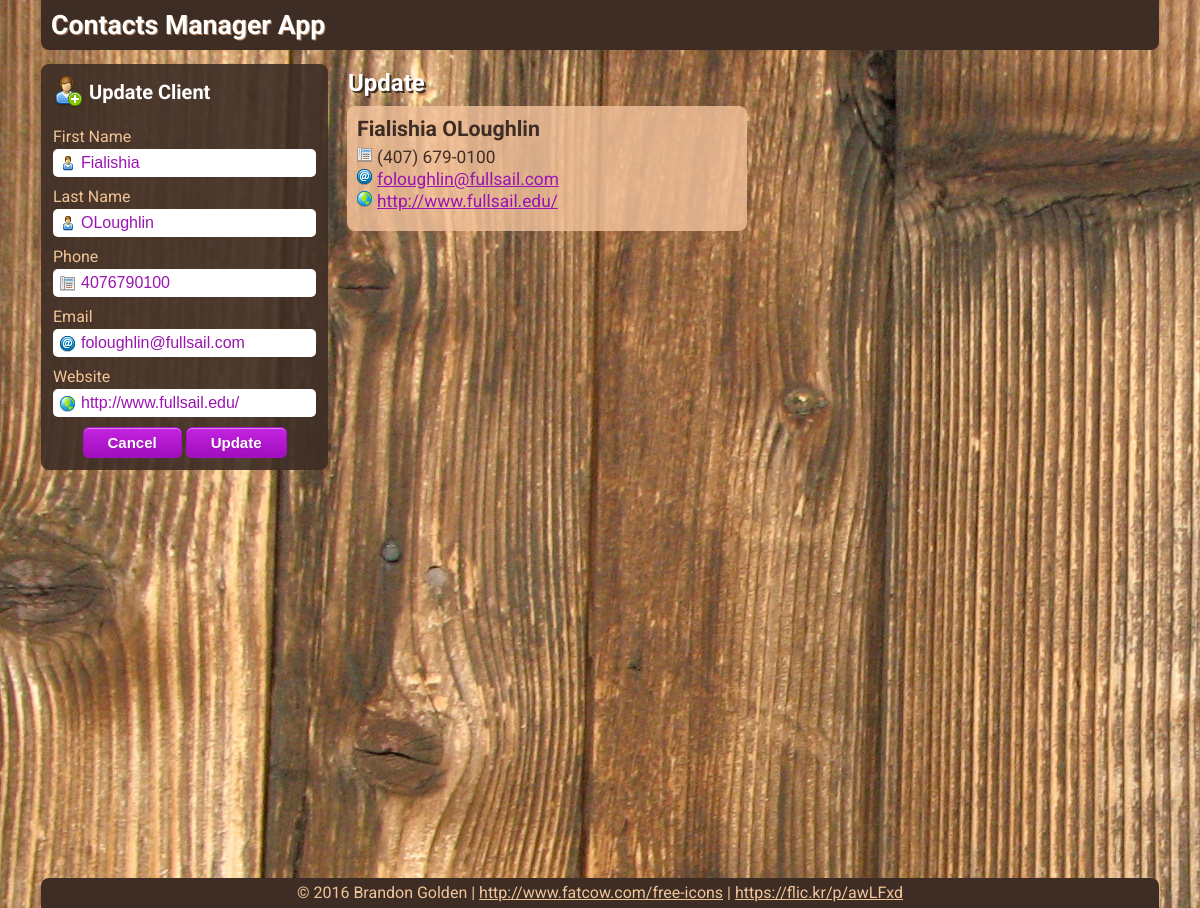
Page /ContactsManagerApp/UpdateClients.php?id=61 on the committed database.
### tables this page shows
CREATE TABLE `clients` (
  `id` int(11) unsigned NOT NULL AUTO_INCREMENT,
  `firstname` varchar(255) DEFAULT NULL,
  `lastname` varchar(255) DEFAULT NULL,
  `phone` varchar(255) DEFAULT NULL,
  `email` varchar(255) DEFAULT NULL,
  `website` varchar(255) DEFAULT NULL,
  PRIMARY KEY (`id`)
);

### ContactsManagerApp/UpdateClients.php (the view, shortened to what this page needs)
<?php
	if ($_SERVER['REQUEST_METHOD'] == 'POST') {
		$clientid = $_POST['clientid'];
		$firstname = $_POST['firstname'];
		$lastname = $_POST['lastname'];
		$phone = $_POST['phone'];
		$email = $_POST['email'];
		$website = $_POST['website'];
		$validationSuccessful = true;
		if (filter_var($email, FILTER_VALIDATE_EMAIL) === false) {
			$validationSuccessful = false;
		}
		if (filter_var($website, FILTER_VALIDATE_URL) === false) {
			$validationSuccessful = false;
		}
		$phone = preg_replace('/[^0-9]/', '', $_POST['phone']);
		if((strlen($phone) === 10) === false) {
		    $validationSuccessful = false;
		}
		if ($validationSuccessful === false) {
			$_SESSION["message"] = "Update not successful";
		}
		if ($validationSuccessful === true) {
			$user = "root";
			$pass = "root";
			$dbh = new PDO('mysql:host=localhost;dbname=ssl;port=8889', $user, $pass);
			$stmt = $dbh->prepare("
			UPDATE clients
	  	 	SET
	  	 	firstname = :firstname,
	       	lastname = :lastname,
	       	phone = :phone,
	       	email = :email,
	       	website = :website
	 		WHERE
	 		id = :clientid;
	 		");
	 		$stmt->bindParam(':clientid', $clientid);
			$stmt->bindParam(':firstname', $firstname);
			$stmt->bindParam(':lastname', $lastname);
			$stmt->bindParam(':phone', $phone);
			$stmt->bindParam(':email', $email);
			$stmt->bindParam(':website', $website);
			$stmt->execute();
			$_SESSION["message"] = "Update Successful";
			header('Location: index.php');
		} else {
			$_SESSION["message"] = "Update Not Successful";
		}
	} else {
		$user = "root";
		$pass = "root";
		$dbh = new PDO('mysql:host=localhost;dbname=ssl;port=8889', $user, $pass);
		$clientid = $_GET['id'];
		$stmt = $dbh->prepare('SELECT id, firstname, lastname, phone, email, website FROM clients WHERE id = :clientid;');
		$stmt->bindParam(':clientid', $clientid);
		$stmt->execute();
		$result = $stmt->fetchall(PDO::FETCH_ASSOC);
		foreach ($result as $row) {
			$firstname = $row['firstname'];
			$lastname = $row['lastname'];
			$phone = $row['phone'];
			$email = $row['email'];
			$website = $row['website'];
		}
	}
?>
<!DOCTYPE html>
<html>
<head>
	<link rel="stylesheet" href="css/main.css">
</head>
<body>
	<div id="container">
	<h1>Contacts Manager App</h1>
	<form action="UpdateClients.php" method="POST">
		<h3>Update Client</h3>
		<label for="firstname">First Name</label><br>
		<input type="text" name="firstname" value="<?php echo $firstname; ?>" required><br>
		<label for="lastname">Last Name</label><br>
		<input type="text" name="lastname" value="<?php echo $lastname; ?>" required><br>
		<label for="phone">Phone</label><br>
		<input type="text" name="phone" value="<?php echo $phone; ?>" required><br>
		<label for="email">Email</label><br>
		<input type="text" name="email" value="<?php echo $email; ?>" required><br>
		<label for="website">Website</label><br>
		<input type="text" name="website" value="<?php echo $website; ?>" required><br>
		<div class="formButtons">
			<a href="index.php" class="myButton">Cancel</a>
			<input type="submit" value="Update" class="myButton">
		</div>
	</form>
	<div id="contactsContainer">
	<h2>Update</h2>
	<div class="contact">
		<div class="contactName"><?php echo $firstname . ' ' . $lastname; ?></div>
		<div class="contactPhone"><?php echo  "(".substr($phone, 0, 3).") ".substr($phone, 3, 3)."-".substr($phone,6) ; ?></div>
		<div class="contactEmail"><a href="mailto:<?php echo $email; ?>"><?php echo $email; ?></a></div>
		<div class="contactWebsite"><a href="<?php echo $website; ?>"><?php echo $website; ?></a></div>
	</div>
	</div>
	<div id="footer">&copy; 2016 Brandon Golden | <a href="http://www.fatcow.com/free-icons">http://www.fatcow.com/free-icons</a> | <a href="https://flic.kr/p/awLFxd">https://flic.kr/p/awLFxd</a></div>
	</div>
</body>
</html>

### ContactsManagerApp/css/main.css (style rules this page uses)
body { background: url("../img/background.jpg"); background-repeat: no-repeat; background-attachment: fixed; color: #3D2D25; font-family: 'Roboto', sans-serif; margin: 0; }
.contact { width: 380px; border-radius: 8px; margin: 4px; padding: 10px; background: #F4C39D; display: inline-block; float: left; background-color:rgba(244, 195, 157, 0.8); }
.contactName { font-size: 16pt; width: 100%; font-weight: bold; margin-bottom: 6px; }
.contactPhone, .contactEmail, .contactWebsite { width: 100%; height: 20px; font-size: 13pt; padding-left: 20px; margin-bottom: 2px; }
.contactPhone { background: url("../img/telephone.png") no-repeat; }
.contactEmail { background: url("../img/contact_email.png") no-repeat; }
.contactWebsite { background: url("../img/world.png") no-repeat; margin-bottom: 10px; }
.myButton { -moz-box-shadow:inset 0px 1px 0px 0px #e184f3; -webkit-box-shadow:inset 0px 1px 0px 0px #e184f3; box-shadow:inset 0px 1px 0px 0px #e184f3; background:-webkit-gradient(linear, left top, left bottom, color-stop(0.05, #c123de), color-stop(1, #a20dbd)); background:-moz-linear-gradient(top, #c123de 5%, #a20dbd 100%); background:-webkit-linear-gradient(top, #c123de 5%, #a20dbd 100%); background:-o-linear-gradient(top, #c123de 5%, #a20dbd 100%); background:-ms-linear-gradient(top, #c123de 5%, #a20dbd 100%); background:linear-gradient(to bottom, #c123de 5%, #a20dbd 100%); filter:progid:DXImageTransform.Microsoft.gradient(startColorstr='#c123de', endColorstr='#a20dbd',GradientType=0); background-color:#c123de; -moz-border-radius:6px; -webkit-border-radius:6px; border-radius:6px; border:1px solid #a511c0; display:inline-block; cursor:pointer; color:#ffffff; font-family:Arial; font-size:15px; font-weight:bold; padding:6px 24px; text-decoration:none; text-shadow:0px 1px 0px #9b14b3; }
input[type="text"] { width: 232px; height: 22px; margin-bottom: 10px; margin-top: 3px; border-radius: 5px; border: none; font-size: 12pt; padding: 3px; color: #9b14b3; background: #fff; }
input[name="phone"] { background: #fff url("../img/telephone.png") no-repeat 7px 7px; padding-left: 28px; }
input[name="email"] { background: #fff url("../img/contact_email.png") no-repeat 7px 7px; padding-left: 28px; }
input[name="website"] { background: #fff url("../img/world.png") no-repeat 7px 7px; padding-left: 28px; }
input[name="firstname"], input[name="lastname"] { background: #fff url("../img/user.png") no-repeat 7px 7px; padding-left: 28px; }
label { font-size: 12pt; }
form { padding: 12px; float: left; margin-right: 12px; background: rgba(61,45,37,.9); color: #F1C597; border-radius: 8px; }
h3 { font-size: 15pt; margin: 0 0 15px 0; color: #fff; background: url("../img/user_add.png") no-repeat; padding-left: 36px; padding-top: 4px; height: 32px; }
h2 { font-size: 18pt; margin: 0; padding: 5px; border-radius: 8px; color: #fff; text-shadow: 2px 2px #3D2D25; }
h1 { background-color: #3D2D25; color: #fff; margin: 0 0 14px 0; line-height: 50px; text-shadow: 1px 1px #A87B56; padding-left: 10px; font-size: 20pt; border-bottom-left-radius: 8px; border-bottom-right-radius: 8px; }
#contactsContainer { float: right; width: 816px; min-height: 800px; }
#container { width: 1118px; margin: 0 auto; min-height: 750px; margin-bottom: 10px; }
input[type="submit"] { margin: 0 auto; }
a { color: #9b14b3; }
#footer { background: #3D2D25; color: #F1C597; margin: 14px 0 0 0; line-height: 30px; text-align: center; bottom: 0; display: block; float: left; width: 100%; border-top-right-radius: 8px; border-top-left-radius: 8px; }
#footer a { color: #F1C597; }
.formButtons { width: 204px; margin: 0 auto; }

### rows in the picture
clients: firstname "Fialishia", lastname "OLoughlin", phone "4076790100", email "foloughlin@fullsail.com", website "http://www.fullsail.edu/", phone "407", phone "679", phone "0100"
